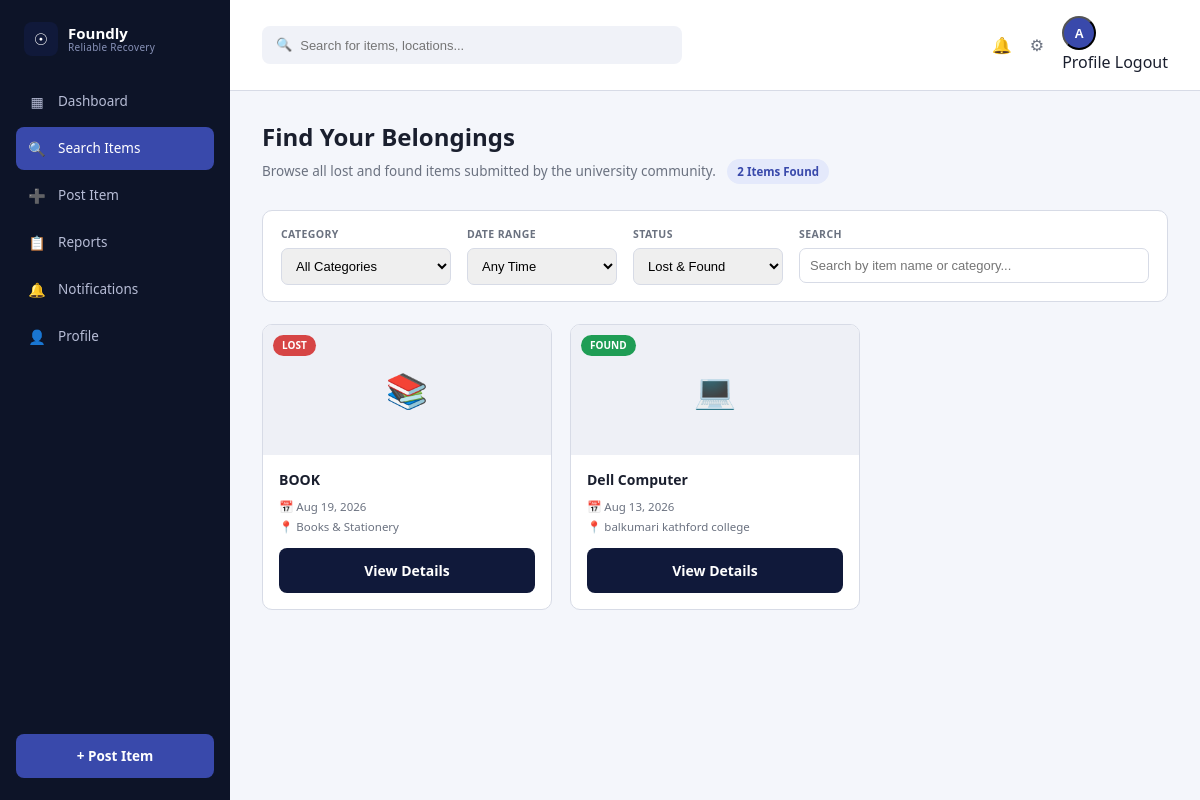
Page /search_items.php (signed in) on the committed database.
### tables this page shows
CREATE TABLE `reports` (
  `report_id` int(11) NOT NULL,
  `user_id` int(11) NOT NULL,
  `type` enum('lost','found') NOT NULL,
  `item_name` varchar(100) NOT NULL,
  `category_id` int(11) DEFAULT NULL,
  `description` text NOT NULL,
  `color` varchar(50) DEFAULT NULL,
  `brand` varchar(50) DEFAULT NULL,
  `reward_amount` decimal(10,2) DEFAULT NULL,
  `condition_status` enum('new','good','fair','poor') DEFAULT NULL,
  `location` varchar(150) NOT NULL,
  `notes` text DEFAULT NULL,
  `date_reported` date NOT NULL,
  `status` enum('open','matched','closed') NOT NULL DEFAULT 'open',
  `is_public` tinyint(1) NOT NULL DEFAULT 1,
  `created_at` timestamp NOT NULL DEFAULT current_timestamp(),
  `photo_data` longblob DEFAULT NULL,
  `photo_type` varchar(100) DEFAULT NULL
);

CREATE TABLE `categories` (
  `category_id` int(11) NOT NULL,
  `category_name` varchar(50) NOT NULL
);

### category_icon.php (called while the page is built)
<?php
function category_icon($categoryName) {
    $map = [
        'Electronics'            => '&#128187;',
        'Documents / ID Cards'   => '&#128179;',
        'Bags'                   => '&#127890;',
        'Clothing'                => '&#128085;',
        'Accessories'            => '&#128092;',
        'Keys'                    => '&#128273;',
        'Books & Stationery'     => '&#128218;',
        'Other'                   => '&#128230;',
    ];
    return $map[$categoryName] ?? '&#128230;';
}

### search_items.php (the view, shortened to what this page needs)
<?php
require_once 'db.php';
require_once 'category_icon.php';
$search     = trim($_GET['q'] ?? '');
$statusType = $_GET['status_type'] ?? 'all';
$dateRange  = $_GET['date_range'] ?? 'any';
$page       = max(1, (int)($_GET['page'] ?? 1));
$perPage    = 8;
$where  = ['r.is_public = 1', "r.status != 'closed'"];
$params = [];
$whereSql = implode(' AND ', $where);
$countStmt = $pdo->prepare("SELECT COUNT(*) FROM reports r WHERE $whereSql");
$countStmt->execute($params);
$totalItems = (int)$countStmt->fetchColumn();
$totalPages = max(1, (int)ceil($totalItems / $perPage));
$page = min($page, $totalPages);
$offset = ($page - 1) * $perPage;
$sql = "SELECT r.report_id, r.type, r.item_name, r.status, r.location, r.created_at,
               (r.photo_data IS NOT NULL) AS has_photo, c.category_name
        FROM reports r
        LEFT JOIN categories c ON c.category_id = r.category_id
        WHERE $whereSql
        ORDER BY r.created_at DESC
        LIMIT $perPage OFFSET $offset";
$stmt = $pdo->prepare($sql);
$stmt->execute($params);
$items = $stmt->fetchAll(PDO::FETCH_ASSOC);
require 'sidebar.php';
?>
<h1>Find Your Belongings</h1>
<p class="page-sub">
  Browse all lost and found items submitted by the university community.
  <span class="items-count"><?php echo $totalItems; ?> Items Found</span>
</p>
<form method="GET" action="search_items.php" class="filter-bar">
  <div class="filter-group">
    <label>Category</label>
    <select name="category_id" onchange="this.form.submit()">
      <option value="">All Categories</option>
    </select>
  </div>
  <div class="filter-group">
    <label>Date Range</label>
    <select name="date_range" onchange="this.form.submit()">
      <option value="any" <?php echo $dateRange === 'any' ? 'selected' : ''; ?>>Any Time</option>
    </select>
  </div>
  <div class="filter-group">
    <label>Status</label>
    <select name="status_type" onchange="this.form.submit()">
      <option value="all" <?php echo $statusType === 'all' ? 'selected' : ''; ?>>Lost &amp; Found</option>
    </select>
  </div>
  <div class="filter-group filter-search">
    <label>Search</label>
    <input type="text" name="q" placeholder="Search by item name or category..." value="<?php echo htmlspecialchars($search); ?>">
  </div>
</form>
<?php if (empty($items)): ?>
  <p style="color:var(--text-muted);font-size:13px;margin-top:20px;">No items match your filters.</p>
<?php else: ?>
  <div class="item-grid">
    <?php foreach ($items as $item):
        if ($item['status'] === 'matched') {
            $badgeClass = 'badge-pending';
            $badgeLabel = 'Pending';
        } elseif ($item['type'] === 'lost') {
            $badgeClass = 'badge-lost';
            $badgeLabel = 'Lost';
        } else {
            $badgeClass = 'badge-found';
            $badgeLabel = 'Found';
        }
    ?>
      <div class="item-card">
        <div class="item-thumb">
          <?php if ($item['has_photo']): ?>
            <img src="serve_photo.php?id=<?php echo $item['report_id']; ?>" alt="<?php echo htmlspecialchars($item['item_name']); ?>">
          <?php else: ?>
            <span class="item-thumb-icon"><?php echo category_icon($item['category_name'] ?? ''); ?></span>
          <?php endif; ?>
          <span class="item-badge <?php echo $badgeClass; ?>"><?php echo $badgeLabel; ?></span>
        </div>
        <div class="item-body">
          <h3><?php echo htmlspecialchars($item['item_name']); ?></h3>
          <div class="item-meta">
            <span>&#128197; <?php echo date('M j, Y', strtotime($item['created_at'])); ?></span>
            <span>&#128205; <?php echo htmlspecialchars($item['location'] === 'Not specified' ? ($item['category_name'] ?? 'Uncategorized') : $item['location']); ?></span>
          </div>
          <a href="report_details.php?id=<?php echo $item['report_id']; ?>" class="btn btn-navy btn-block">View Details</a>
        </div>
      </div>
    <?php endforeach; ?>
  </div>
<?php endif; ?>

### base.css (style rules this page uses)
:root { --navy: #10193a; --navy-dark: #0b122b; --indigo: #3949ab; --indigo-dark: #2f3a8f; --bg-light: #dfe4f3; --bg-white: #ffffff; --text-dark: #1a1f2e; --text-muted: #6b7280; --border-gray: #d7dbe6; --success: #1f9d55; --error: #d64545; --radius: 10px; }
* { box-sizing: border-box; margin: 0; padding: 0; }
body { font-family: 'Segoe UI', Roboto, Arial, sans-serif; color: var(--text-dark); background: var(--bg-white); line-height: 1.5; }
a { text-decoration: none; color: inherit; }
.btn { display: inline-flex; align-items: center; justify-content: center; gap: 8px; padding: 12px 22px; border-radius: 8px; border: none; font-size: 14px; font-weight: 600; cursor: pointer; transition: opacity 0.15s ease; }
.btn-navy { background: var(--navy); color: #fff; }
.btn-block { width: 100%; }

### sidebar.css (style rules this page uses)
.dash-main > h1 { font-size: 24px; margin-bottom: 4px; }
.dash-main > p.page-sub { color: var(--text-muted); font-size: 13.5px; margin-bottom: 26px; }
.items-count { display: inline-block; background: #e4e9fb; color: var(--indigo); font-size: 11.5px; font-weight: 700; padding: 4px 10px; border-radius: 20px; margin-left: 8px; }
.filter-bar { display: flex; gap: 16px; flex-wrap: wrap; background: #fff; border: 1px solid var(--border-gray); border-radius: var(--radius); padding: 16px 18px; margin-bottom: 22px; }
.filter-group { display: flex; flex-direction: column; gap: 5px; min-width: 150px; }
.filter-group.filter-search { flex: 1; min-width: 220px; }
.filter-group label { font-size: 10.5px; text-transform: uppercase; letter-spacing: 0.4px; color: var(--text-muted); font-weight: 700; }
.filter-group select, .filter-group input { padding: 9px 10px; border-radius: 7px; border: 1.5px solid var(--border-gray); font-size: 13px; outline: none; }
.item-grid { display: grid; grid-template-columns: repeat(auto-fill, minmax(220px, 1fr)); gap: 18px; }
.item-card { border: 1px solid var(--border-gray); border-radius: var(--radius); overflow: hidden; background: #fff; }
.item-thumb { position: relative; height: 130px; background: #eef0f6; display: flex; align-items: center; justify-content: center; }
.item-thumb-icon { font-size: 34px; }
.item-badge { position: absolute; top: 10px; left: 10px; font-size: 10px; font-weight: 700; text-transform: uppercase; padding: 3px 9px; border-radius: 20px; color: #fff; }
.badge-lost { background: var(--error); }
.badge-found { background: var(--success); }
.item-body { padding: 14px 16px 16px; }
.item-body h3 { font-size: 14px; margin-bottom: 8px; }
.item-meta { display: flex; flex-direction: column; gap: 3px; font-size: 11.5px; color: var(--text-muted); margin-bottom: 12px; }

### rows in the picture
reports: category.category_name "📚", badgeLabel "LOST", item_name "BOOK", created_at "Aug 19, 2026", category.category_name "Books & Stationery"
reports: category.category_name "💻", badgeLabel "FOUND", item_name "Dell Computer", created_at "Aug 13, 2026", location "balkumari kathford college"

### other values in the picture
$item['icon'] "▦"
$item['label'] "Dashboard"
$item['icon'] "🔍"
$item['label'] "Search Items"
$item['icon'] "➕"
$item['label'] "Post Item"
$item['icon'] "📋"
$item['label'] "Reports"
$item['icon'] "🔔"
$item['label'] "Notifications"
$item['icon'] "👤"
$item['label'] "Profile"
$postBtnLabel "+ Post Item"
substr($_SESSION['full_name'], 0, 1) "A"
$totalItems "2"
